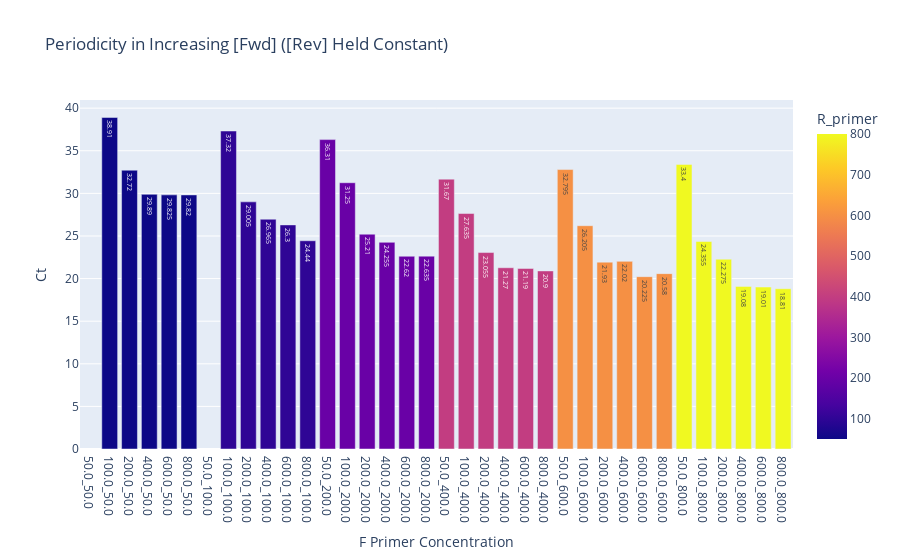
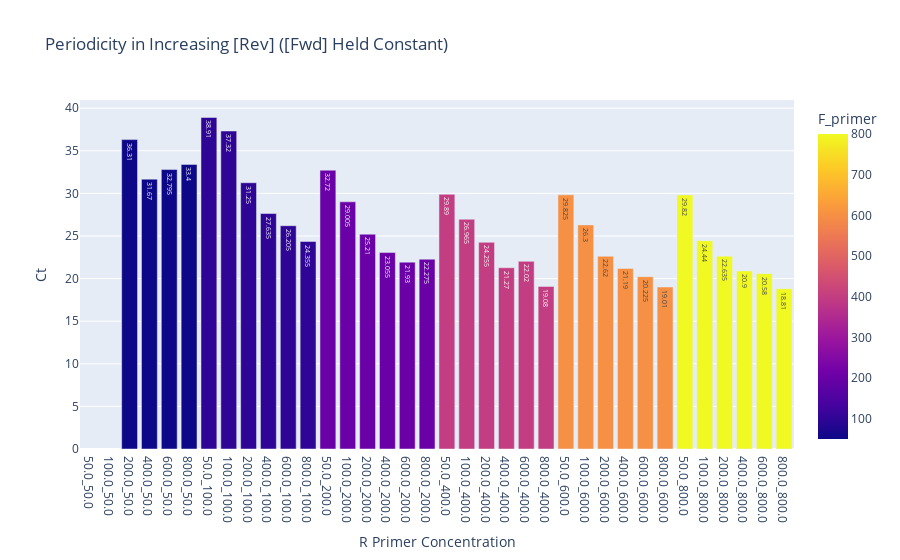

Notebook code for these charts, in order:
### Code cell
# primerMatrix = PrimerMatrix('210315_Quan. Result')
primerMatrix = PrimerMatrix('Quan. Result')
# df = PrimerMatrix.dfCreate(primerMatrix)
df = PrimerMatrix.addPrimerConcToDf(primerMatrix)

# group by F and R primer concentrations and take mean
avg_across_row_fwd = df.groupby(by=['R_primer', 'F_primer'], as_index=False)['Ct'].mean()
avg_across_col_rev = df.groupby(by=['F_primer', 'R_primer'], as_index=False)['Ct'].mean()
# stringify 'F_primer' and 'R_primer' concentrations and concatenate and add to list
barHeadingsFwd = (avg_across_row_fwd['F_primer'].astype(str) + '_' + avg_across_row_fwd['R_primer'].astype(str)).tolist()
barHeadingsRev = (avg_across_col_rev['R_primer'].astype(str) + '_' + avg_across_col_rev['F_primer'].astype(str)).tolist()
figAvgFwd = px.bar(
    avg_across_row_fwd,
    y=avg_across_row_fwd['Ct'],
    x=barHeadingsFwd, #avg_across_row['F_primer'],
    labels={'x':'F Primer Concentration', 'y':'Cq'},
    color='R_primer',
    barmode='group',
    text_auto=True,
    title='Periodicity in Increasing [Fwd] ([Rev] Held Constant)')
figAvgFwd.show()

figAvgRev = px.bar(
    avg_across_col_rev,
    y=avg_across_col_rev['Ct'],
    x=barHeadingsRev, #avg_across_row['F_primer'],
    labels={'x':'R Primer Concentration', 'y':'Cq'},
    color='F_primer',
    barmode='group',
    text_auto=True,
    title='Periodicity in Increasing [Rev] ([Fwd] Held Constant)')
figAvgRev.show()

### Figure 1 — Plotly figure (JSON) as saved in the notebook; plotly's stock layout.template omitted (floating-point values rounded to 4 significant figures)
{"data": [{"alignmentgroup": "True", "hovertemplate": "F Primer Concentration=%{x}<br>Ct=%{y}<br>R_primer=%{marker.color}<extra></extra>", "legendgroup": "", "marker": {"color": [50, 50, 50, 50, 50, 50, 100, 100, 100, 100, 100, 100, 200, 200, 200, 200, 200, 200, 400, 400, 400, 400, 400, 400, 600, 600, 600, 600, 600, 600, 800, 800, 800, 800, 800, 800], "coloraxis": "coloraxis", "pattern": {"shape": ""}}, "name": "", "offsetgroup": "", "orientation": "v", "showlegend": false, "textposition": "auto", "texttemplate": "%{y}", "type": "bar", "x": ["50.0_50.0", "100.0_50.0", "200.0_50.0", "400.0_50.0", "600.0_50.0", "800.0_50.0", "50.0_100.0", "100.0_100.0", "200.0_100.0", "400.0_100.0", "600.0_100.0", "800.0_100.0", "50.0_200.0", "100.0_200.0", "200.0_200.0", "400.0_200.0", "600.0_200.0", "800.0_200.0", "50.0_400.0", "100.0_400.0", "200.0_400.0", "400.0_400.0", "600.0_400.0", "800.0_400.0", "50.0_600.0", "100.0_600.0", "200.0_600.0", "400.0_600.0", "600.0_600.0", "800.0_600.0", "50.0_800.0", "100.0_800.0", "200.0_800.0", "400.0_800.0", "600.0_800.0", "800.0_800.0"], "xaxis": "x", "y": [null, 38.91, 32.72, 29.89, 29.83, 29.82, null, 37.32, 29.01, 26.96, 26.3, 24.44, 36.31, 31.25, 25.21, 24.26, 22.62, 22.63, 31.67, 27.63, 23.05, 21.27, 21.19, 20.9, 32.8, 26.2, 21.93, 22.02, 20.23, 20.58, 33.4, 24.36, 22.27, 19.08, 19.01, 18.81], "yaxis": "y"}], "layout": {"barmode": "group", "coloraxis": {"colorbar": {"title": {"text": "R_primer"}}, "colorscale": [[0, "#0d0887"], [0.1111, "#46039f"], [0.2222, "#7201a8"], [0.3333, "#9c179e"], [0.4444, "#bd3786"], [0.5556, "#d8576b"], [0.6667, "#ed7953"], [0.7778, "#fb9f3a"], [0.8889, "#fdca26"], [1, "#f0f921"]]}, "legend": {"tracegroupgap": 0}, "title": {"text": "Periodicity in Increasing [Fwd] ([Rev] Held Constant)"}, "xaxis": {"anchor": "y", "domain": [0, 1], "title": {"text": "F Primer Concentration"}}, "yaxis": {"anchor": "x", "domain": [0, 1], "title": {"text": "Ct"}}}}

### Figure 2 — Plotly figure (JSON) as saved in the notebook; plotly's stock layout.template omitted (floating-point values rounded to 4 significant figures)
{"data": [{"alignmentgroup": "True", "hovertemplate": "R Primer Concentration=%{x}<br>Ct=%{y}<br>F_primer=%{marker.color}<extra></extra>", "legendgroup": "", "marker": {"color": [50, 50, 50, 50, 50, 50, 100, 100, 100, 100, 100, 100, 200, 200, 200, 200, 200, 200, 400, 400, 400, 400, 400, 400, 600, 600, 600, 600, 600, 600, 800, 800, 800, 800, 800, 800], "coloraxis": "coloraxis", "pattern": {"shape": ""}}, "name": "", "offsetgroup": "", "orientation": "v", "showlegend": false, "textposition": "auto", "texttemplate": "%{y}", "type": "bar", "x": ["50.0_50.0", "100.0_50.0", "200.0_50.0", "400.0_50.0", "600.0_50.0", "800.0_50.0", "50.0_100.0", "100.0_100.0", "200.0_100.0", "400.0_100.0", "600.0_100.0", "800.0_100.0", "50.0_200.0", "100.0_200.0", "200.0_200.0", "400.0_200.0", "600.0_200.0", "800.0_200.0", "50.0_400.0", "100.0_400.0", "200.0_400.0", "400.0_400.0", "600.0_400.0", "800.0_400.0", "50.0_600.0", "100.0_600.0", "200.0_600.0", "400.0_600.0", "600.0_600.0", "800.0_600.0", "50.0_800.0", "100.0_800.0", "200.0_800.0", "400.0_800.0", "600.0_800.0", "800.0_800.0"], "xaxis": "x", "y": [null, null, 36.31, 31.67, 32.8, 33.4, 38.91, 37.32, 31.25, 27.63, 26.2, 24.36, 32.72, 29.01, 25.21, 23.05, 21.93, 22.27, 29.89, 26.96, 24.26, 21.27, 22.02, 19.08, 29.83, 26.3, 22.62, 21.19, 20.23, 19.01, 29.82, 24.44, 22.63, 20.9, 20.58, 18.81], "yaxis": "y"}], "layout": {"barmode": "group", "coloraxis": {"colorbar": {"title": {"text": "F_primer"}}, "colorscale": [[0, "#0d0887"], [0.1111, "#46039f"], [0.2222, "#7201a8"], [0.3333, "#9c179e"], [0.4444, "#bd3786"], [0.5556, "#d8576b"], [0.6667, "#ed7953"], [0.7778, "#fb9f3a"], [0.8889, "#fdca26"], [1, "#f0f921"]]}, "legend": {"tracegroupgap": 0}, "title": {"text": "Periodicity in Increasing [Rev] ([Fwd] Held Constant)"}, "xaxis": {"anchor": "y", "domain": [0, 1], "title": {"text": "R Primer Concentration"}}, "yaxis": {"anchor": "x", "domain": [0, 1], "title": {"text": "Ct"}}}}
